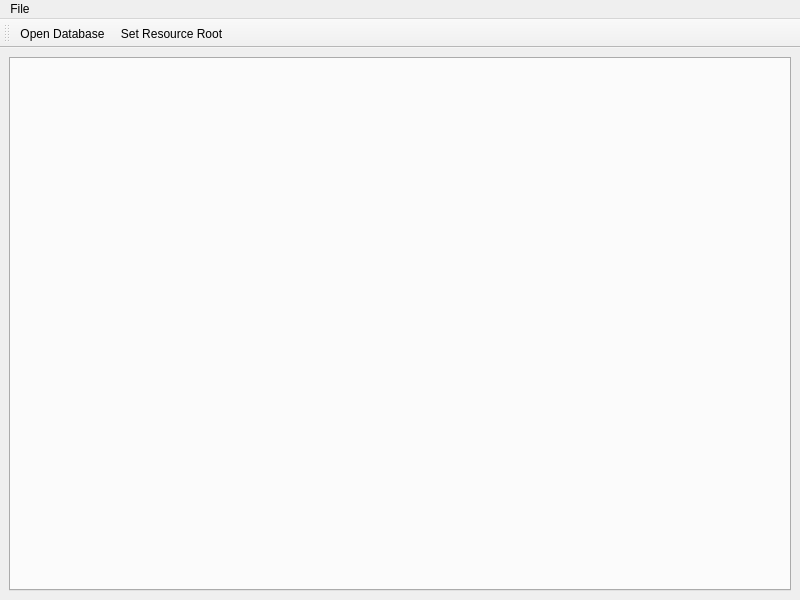
<?xml version="1.0" encoding="UTF-8"?>
<ui version="4.0">
 <class>scenario_manager_main_window</class>
 <widget class="QMainWindow" name="scenario_manager_main_window">
  <property name="geometry">
   <rect>
    <x>0</x>
    <y>0</y>
    <width>800</width>
    <height>600</height>
   </rect>
  </property>
  <property name="windowTitle">
   <string>Scenario Manager</string>
  </property>
  <widget class="QWidget" name="central_widget">
   <layout class="QGridLayout" name="gridLayout">
    <item row="0" column="0">
     <widget class="QTabWidget" name="central_tab_widget"/>
    </item>
   </layout>
  </widget>
  <widget class="QToolBar" name="tool_bar">
   <property name="windowTitle">
    <string>Main</string>
   </property>
   <attribute name="toolBarArea">
    <enum>TopToolBarArea</enum>
   </attribute>
   <attribute name="toolBarBreak">
    <bool>false</bool>
   </attribute>
   <addaction name="action_open_database"/>
   <addaction name="action_set_resource_root"/>
  </widget>
  <widget class="QMenuBar" name="menu_bar">
   <property name="geometry">
    <rect>
     <x>0</x>
     <y>0</y>
     <width>800</width>
     <height>20</height>
    </rect>
   </property>
   <widget class="QMenu" name="menu_file">
    <property name="title">
     <string>File</string>
    </property>
    <addaction name="action_open_database"/>
    <addaction name="action_set_resource_root"/>
    <addaction name="separator"/>
    <addaction name="action_quit"/>
   </widget>
   <addaction name="menu_file"/>
  </widget>
  <action name="action_open_database">
   <property name="icon">
    <iconset theme="document-open">
     <normaloff>.</normaloff>.</iconset>
   </property>
   <property name="text">
    <string>Open Database</string>
   </property>
   <property name="toolTip">
    <string>Open Database</string>
   </property>
   <property name="shortcut">
    <string>Ctrl+O</string>
   </property>
  </action>
  <action name="action_set_resource_root">
   <property name="icon">
    <iconset theme="image-x-generic">
     <normaloff>.</normaloff>.</iconset>
   </property>
   <property name="text">
    <string>Set Resource Root</string>
   </property>
   <property name="shortcut">
    <string>Ctrl+R</string>
   </property>
  </action>
  <action name="action_quit">
   <property name="icon">
    <iconset theme="application-exit">
     <normaloff>.</normaloff>.</iconset>
   </property>
   <property name="text">
    <string>Quit</string>
   </property>
   <property name="shortcut">
    <string>Ctrl+Q</string>
   </property>
   <property name="menuRole">
    <enum>QAction::QuitRole</enum>
   </property>
  </action>
 </widget>
 <resources/>
 <connections>
  <connection>
   <sender>action_quit</sender>
   <signal>triggered()</signal>
   <receiver>scenario_manager_main_window</receiver>
   <slot>close()</slot>
   <hints>
    <hint type="sourcelabel">
     <x>-1</x>
     <y>-1</y>
    </hint>
    <hint type="destinationlabel">
     <x>399</x>
     <y>299</y>
    </hint>
   </hints>
  </connection>
  <connection>
   <sender>action_open_database</sender>
   <signal>triggered()</signal>
   <receiver>scenario_manager_main_window</receiver>
   <slot>open_database()</slot>
   <hints>
    <hint type="sourcelabel">
     <x>-1</x>
     <y>-1</y>
    </hint>
    <hint type="destinationlabel">
     <x>399</x>
     <y>299</y>
    </hint>
   </hints>
  </connection>
  <connection>
   <sender>action_set_resource_root</sender>
   <signal>triggered()</signal>
   <receiver>scenario_manager_main_window</receiver>
   <slot>set_resource_root()</slot>
   <hints>
    <hint type="sourcelabel">
     <x>-1</x>
     <y>-1</y>
    </hint>
    <hint type="destinationlabel">
     <x>399</x>
     <y>299</y>
    </hint>
   </hints>
  </connection>
  <connection>
   <sender>central_tab_widget</sender>
   <signal>currentChanged(int)</signal>
   <receiver>scenario_manager_main_window</receiver>
   <slot>prepare_change_tab()</slot>
   <hints>
    <hint type="sourcelabel">
     <x>399</x>
     <y>329</y>
    </hint>
    <hint type="destinationlabel">
     <x>399</x>
     <y>299</y>
    </hint>
   </hints>
  </connection>
 </connections>
 <slots>
  <slot>open_database()</slot>
  <slot>set_resource_root()</slot>
  <slot>prepare_change_tab()</slot>
 </slots>
</ui>
